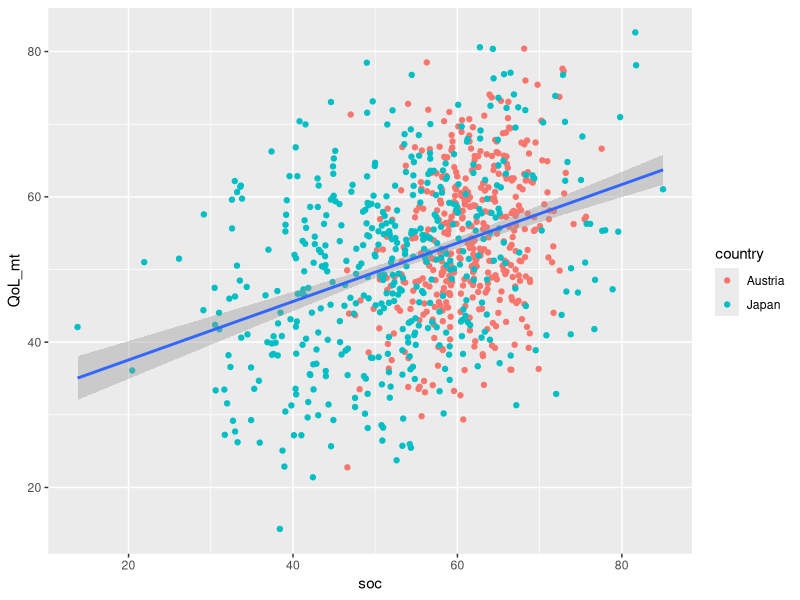
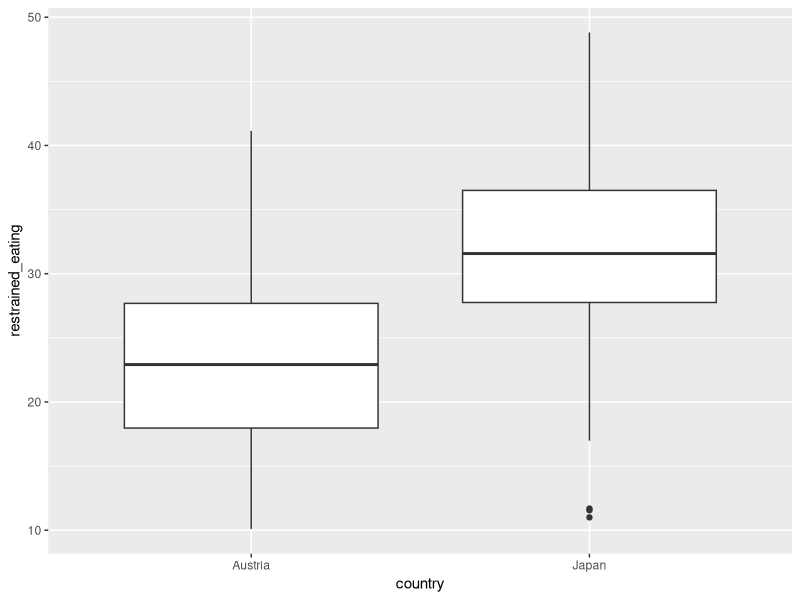
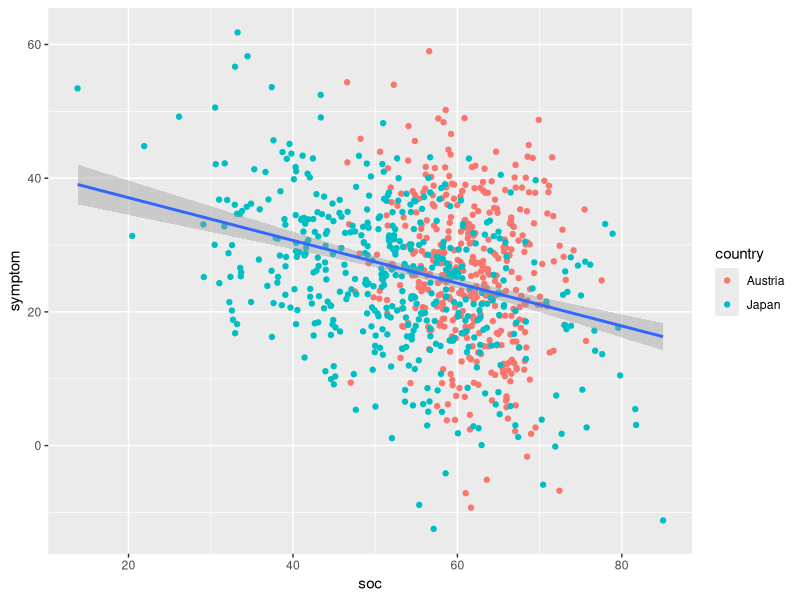
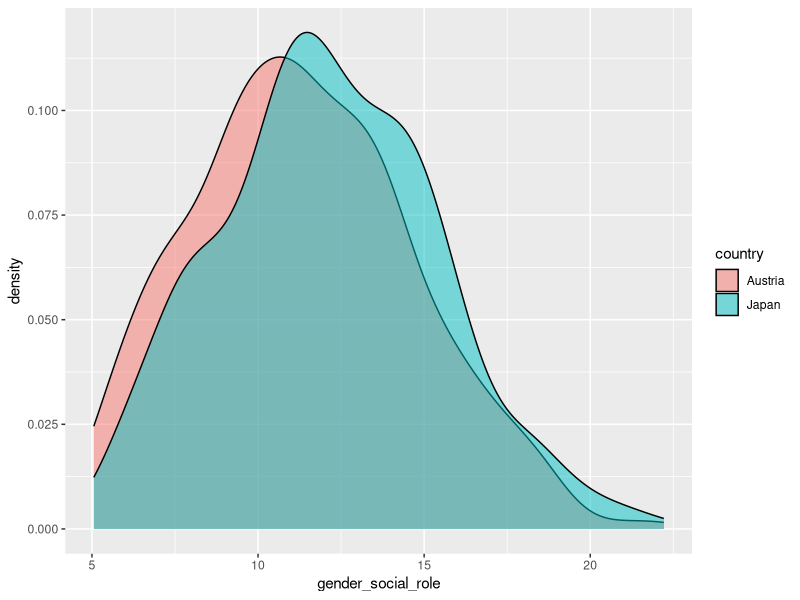
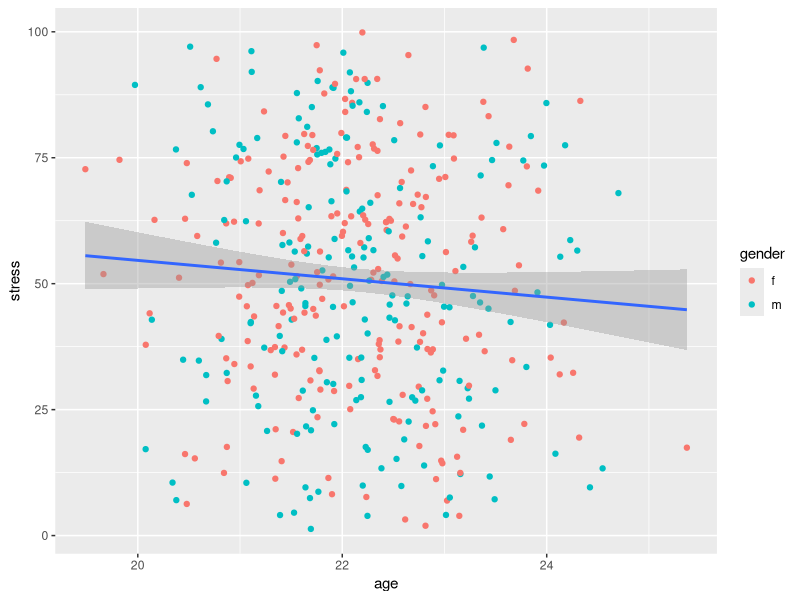
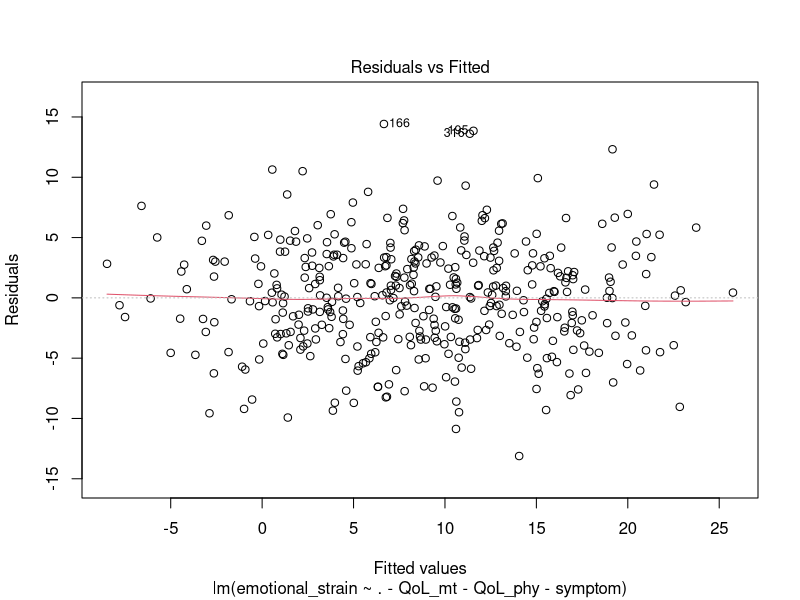
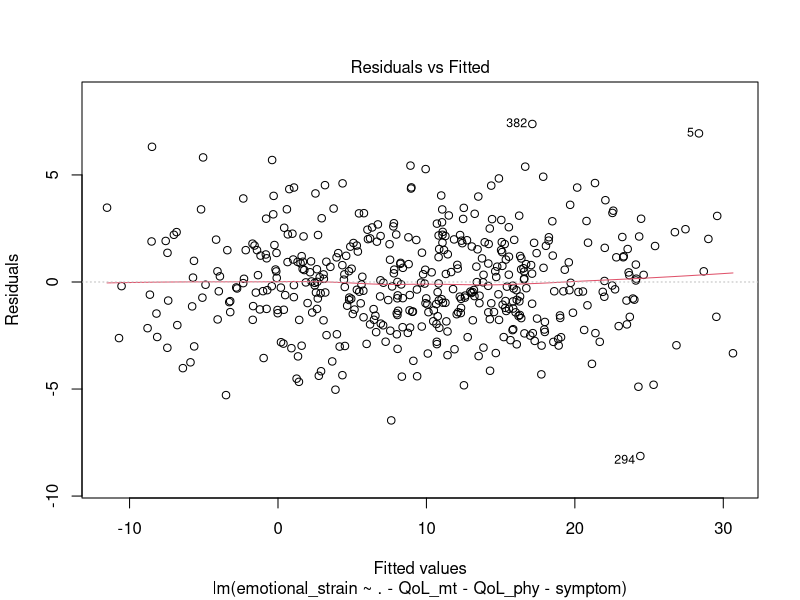

Reproduce these figures in R, in order.
# Qianran (Zoe) Wang

set.seed(123)
# SD = SE * Sqrt(n)

rtnorm <- function(N, mean, sd, min, max) {
  qnorm(runif(N, pnorm(min, mean, sd), pnorm(max, mean, sd)), mean, sd)
}

generate_df <- function(N, age_mean, edu_mean, female_percentage, 
                        sport_mean, sport_se, stress_mean, stress_se,
                        restrained_eating_mean, restrained_eating_se,
                        emotional_eating_mean, emotional_eating_se,
                        external_eating_mean, external_eating_se,
                        gender_social_role_mean, gender_social_role_se,
                        soc_mean, soc_se, family_support_mean, family_support_se,
                        friends_support_mean, friends_support_se,
                        sign_support_mean, sign_support_se){
  age <- rnorm(N, age_mean)
  edu <- rnorm(N, edu_mean)
  gender <- rbinom(N, 1, female_percentage)
  sports <- rnorm(N, sport_mean, sport_se * sqrt(N))
  sports <- ifelse(sports < 0, sport_mean, sports)
  stress <- rtnorm(N, stress_mean, stress_se * sqrt(N), 0, 100)
  restrained_eating <- rtnorm(N, restrained_eating_mean, restrained_eating_se * sqrt(N), 10, 50)
  emotional_eating <- rtnorm(N, emotional_eating_mean, emotional_eating_se * sqrt(N), 13, 65)
  external_eating <- rtnorm(N, external_eating_mean, external_eating_se * sqrt(N), 10, 50)
  gender_social_role <- rtnorm(N, gender_social_role_mean, gender_social_role_se * sqrt(N), 5, 25)
  soc <- rtnorm(N, soc_mean, soc_se * sqrt(N), 13, 91)
  family_support <- rtnorm(N, family_support_mean, family_support_se * sqrt(N), 4, 28)
  friends_support <- rtnorm(N, friends_support_mean, friends_support_se * sqrt(N), 4, 28)
  sign_support <- rtnorm(N, sign_support_mean, sign_support_se * sqrt(N), 4, 28)
  df <- data.frame(age, edu, gender, sports, stress, restrained_eating, emotional_eating, external_eating,
                   gender_social_role, soc, family_support, friends_support, sign_support)
  return(df)
}

#Austria data frame
austria_df <- generate_df(N=421, age_mean = 22.13, edu_mean = 15.13, female_percentage = 0.563,
                          sport_mean = 2.45, sport_se = 0.09, stress_mean = 51, stress_se = 1.47,
                          restrained_eating_mean = 22.63, restrained_eating_se = 0.34,
                          emotional_eating_mean = 29.82, emotional_eating_se = 0.44,
                          external_eating_mean = 21.94, external_eating_se = 0.28,
                          gender_social_role_mean = 10.96, gender_social_role_se = 0.18,
                          soc_mean = 61.74, soc_se = 0.28,
                          family_support_mean = 24.4, family_support_se = 0.32,
                          friends_support_mean = 24.83, friends_support_se = 0.3,
                          sign_support_mean = 25.15, sign_support_se = 0.31)

austria_df$QoL_phy <- .137 * (austria_df$sports - 2.45) + 
  -.086 * (austria_df$age - 22.13) +
  .112 * (austria_df$restrained_eating - 22.63) +
  .142 * (austria_df$friends_support - 24.83) +
  54.02 + rnorm(421, sd=0.38 * sqrt(421))

austria_df$QoL_mt <- -.121 * (austria_df$age - 22.13) + 
  .468 * (austria_df$soc - 2.45) +
  .354 * (austria_df$family_support - 24.4) +
  -.211 * (austria_df$stress - 51) + 54.21 + rnorm(421, sd=0.38 * sqrt(421))
austria_df$QoL_mt <- austria_df$QoL_mt - (mean(austria_df$QoL_mt - 54.21))

austria_df$emotional_strain <- -.243 * (austria_df$gender - mean(austria_df$gender)) +
  -.136 * (austria_df$age - 22.13) + 
  .268 * (austria_df$soc - 2.45) +
  .096 * (austria_df$gender_social_role - 10.96) +
  -.194 * (austria_df$restrained_eating - 22.63) +
  -.253 * (austria_df$stress - 51) + 8.78 + rnorm(421, sd=0.21 * sqrt(421))
austria_df$emotional_strain <- austria_df$emotional_strain - (mean(austria_df$emotional_strain - 8.78))

austria_df$symptom <- -.379 * (austria_df$soc - 2.45) +
  .104 * (austria_df$age - 22.13) +
  .231 * (austria_df$sign_support - 25.15) +
  .185 * (austria_df$emotional_eating - 29.82) + 
  .145 * (austria_df$stress - 51) + 25.56 + rnorm(421, sd=0.47 * sqrt(421))
austria_df$symptom <- austria_df$symptom + (25.56 - mean(austria_df$symptom))

austria_df$gender <- as.factor(ifelse(austria_df$gender==1, 'f', 'm'))

#Japan data frame
japan_df <- generate_df(N=460, age_mean = 18.89, edu_mean = 12.36, female_percentage = 0.437,
                          sport_mean = 3.37, sport_se = 0.13, stress_mean = 52.36, stress_se = 1.39,
                          restrained_eating_mean = 32.03, restrained_eating_se = 0.31,
                          emotional_eating_mean = 35.26, emotional_eating_se = 0.42,
                          external_eating_mean = 27.25, external_eating_se = 0.26,
                          gender_social_role_mean = 11.89, gender_social_role_se = 0.17,
                          soc_mean = 52.55, soc_se = 0.52,
                          family_support_mean = 20.36, family_support_se = 0.3,
                          friends_support_mean = 19.57, friends_support_se = 0.29,
                          sign_support_mean = 19.91, sign_support_se = 0.29)

japan_df$QoL_phy <- .296 * (japan_df$external_eating - 27.25) + 50.27 + rnorm(460, sd=0.36*sqrt(460))

japan_df$QoL_mt <- .365 * (japan_df$soc - 52.55) +
  -.377 * (japan_df$stress - 52.36) + 50.29 + rnorm(460, sd=0.36*sqrt(460))

japan_df$emotional_strain <- .291 * (japan_df$soc - 52.55) +
  -.329 * (japan_df$stress - 52.36) + 
  -.204 * (japan_df$age - 18.89) + 9.23 + rnorm(460, sd=0.11*sqrt(460))

japan_df$symptom <- -.341 * (japan_df$soc - 52.55) +
  .157 * (japan_df$stress - 52.36) + 24.8 + rnorm(460, sd=0.44*sqrt(460))

japan_df$gender <- as.factor(ifelse(japan_df$gender==1, 'f', 'm'))

# Combine Japan and Austria data frame
austria_df$country <- as.factor(rep('Austria', nrow(austria_df)))
japan_df$country <- as.factor(rep('Japan', nrow(japan_df)))
all_df <- rbind(austria_df, japan_df)


library(ggplot2)
ggplot(all_df, aes(x=soc, y=QoL_mt)) + geom_point(aes(color=country)) +
  geom_smooth(method = 'lm')
ggplot(all_df, aes(x=country, y=restrained_eating)) +
  geom_boxplot()
ggplot(all_df, aes(x=soc, y=symptom)) + geom_point(aes(color=country)) +
  geom_smooth(method = 'lm')
ggplot(all_df, aes(x=gender_social_role, fill=country)) + geom_density(alpha=0.5)

ggplot(austria_df, aes(x=age, y=stress)) + geom_point(aes(color=gender)) +
  geom_smooth(method = 'lm')

# Linear Model
austria_phy <- lm(QoL_phy ~ . - QoL_mt - emotional_strain - symptom, data = austria_df[-18])
japan_phy <- lm(QoL_phy ~ . - QoL_mt - emotional_strain - symptom, data = japan_df[-18])
austria_mt <- lm(QoL_mt ~ . - QoL_phy - emotional_strain - symptom, data = austria_df[-18])
japan_mt <- lm(QoL_mt ~ . - QoL_phy - emotional_strain - symptom, data = japan_df[-18])
austria_strain <- lm(emotional_strain ~ . - QoL_mt - QoL_phy - symptom, data = austria_df[-18])
japan_strain <- lm(emotional_strain ~ . - QoL_mt - QoL_phy - symptom, data = japan_df[-18])
austria_symptom <- lm(symptom ~ . - QoL_mt - QoL_phy - emotional_strain, data = austria_df[-18])
japan_symptom <- lm(symptom ~ . - QoL_mt - QoL_phy - emotional_strain, data = japan_df[-18])

summary(austria_phy)
summary(austria_mt)
summary(austria_strain)
summary(austria_symptom)

summary(japan_phy)
summary(japan_mt)
summary(japan_strain)
summary(japan_symptom)

plot(austria_strain, 1)
plot(japan_strain, 1)







